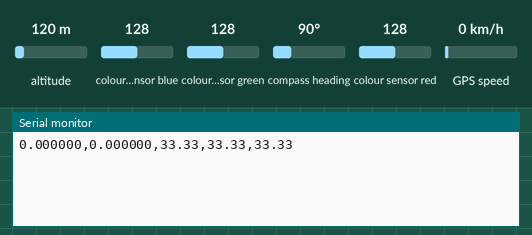
A sketch run on a simulated Arduino Mega 2560, built with avr-gcc and run on an emulated ATmega2560. Parts: the last lines printed to the serial monitor. Wiring (inferred from the names in the program): TCS3200 colour sensor: output pin 10; S2 pin 12; S3 pin 11; S0 pin 8; S1 pin 9. The inputs (shaded band) are chosen by the test bench; at power-on: colour sensor blue 128, colour sensor green 128, colour sensor red 128, altitude 120 m, compass heading 90°, GPS speed 0 km/h. The GPS gets a fix after 3 s at 37.7749, -122.4194 with 8 satellites.

Above: at 1.2 s.
1.3 s: colour sensor blue set to 5
At 2.6 s:
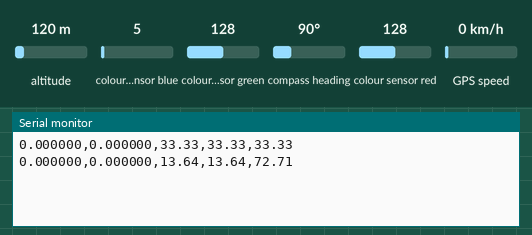
2.8 s: colour sensor green set to 5
At 3.4 s:
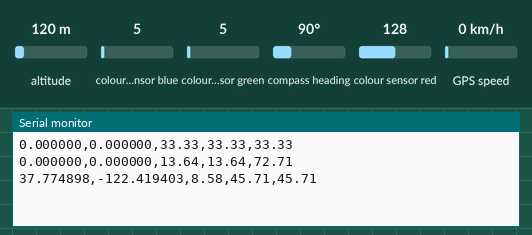
4.3 s: colour sensor red set to 5
At 5.9 s:
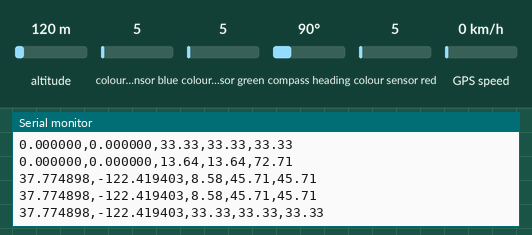
Timing chart, 0 to 7.4 s (numbered marks = the images above; inputs shaded):
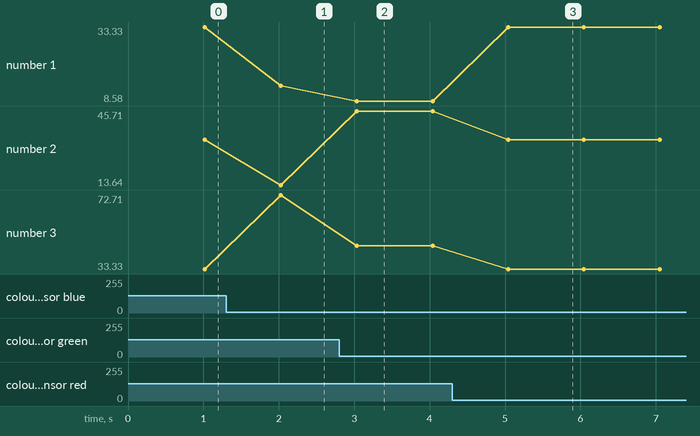

Measured:
- after the input at 1.3 s, the serial monitor: prints a new line after 0.72 s (image 1)
- after the input at 2.8 s, the serial monitor: prints a new line after 0.24 s (image 2)
- after the input at 4.3 s, the serial monitor: prints a new line after 0.74 s (image 3)
- plotted number 1: 33.33 → 13.64 after the input at 1.3 s, 13.64 → 8.58 after the input at 2.8 s, 8.58 → 33.33 after the input at 4.3 s
- plotted number 2: 33.33 → 13.64 after the input at 1.3 s, 13.64 → 45.71 after the input at 2.8 s, 45.71 → 33.33 after the input at 4.3 s
- plotted number 3: 33.33 → 72.71 after the input at 1.3 s, 72.71 → 45.71 after the input at 2.8 s, 45.71 → 33.33 after the input at 4.3 s

The sketch:

sensor.ino
```cpp
/*아두이노를 사용하여 GPS모듈과 색감지 센서를 활용하여 위치정보와 지면의 RGB값을 시리얼 통신을 통해 출력하는 프로그램*/

#include <TinyGPS.h>  /*TinyGPS 라이브러리 포함*/

const int s0 = 8;     /* 색감지 센서의 핀 설정*/
const int s1 = 9;
const int s2 = 12;
const int s3 = 11;
const int out = 10;

int red = 0;          /* 색감지 센서의 RGB값 저장을 위한 변수 선언*/
int green = 0;
int blue = 0;


TinyGPS gps;          /* TinyGPS 객체 생성*/


void color()          /* pulseIn 함수를 사용하여 색감지 센서 출력 핀에서 신호를 읽어와 RGB값을 측정*/
{
  digitalWrite(s2, LOW);
  digitalWrite(s3, LOW);
  red = pulseIn(out, digitalRead(out) == HIGH ? LOW : HIGH);

  digitalWrite(s3, HIGH);
  blue = pulseIn(out, digitalRead(out) == HIGH ? LOW : HIGH);

  digitalWrite(s2, HIGH);
  green = pulseIn(out, digitalRead(out) == HIGH ? LOW : HIGH);
}


void setup()          /* 시리얼 통신을 초기화하고, GPS 모듈과 색감지 센서의 핀을 설정*/
{
  Serial.begin(115200);
  Serial1.begin(9600);

  pinMode(s0, OUTPUT);
  pinMode(s1, OUTPUT);
  pinMode(s2, OUTPUT);
  pinMode(s3, OUTPUT);
  pinMode(out, INPUT);
  digitalWrite(s0, HIGH);
  digitalWrite(s1, HIGH);
}


void loop()
{
  bool gpsNewData = false;
  bool rgbNewData = false;
  unsigned long gpsChars, rgbChars;
  unsigned short gpsSentences, rgbSentences, gpsFailed, rgbFailed;


  for (unsigned long start = millis(); millis() - start < 1000;)
  {
    while (Serial1.available())
    {
      char c = Serial1.read();
      if (gps.encode(c))        /* gps.encode(c)를 통해 GPS 모듈로부터 데이터를 읽어옴*/
        gpsNewData = true;
    }


    color();
    rgbNewData = true;
  }


  if (true)
  {
    float flat, flon;
    unsigned long age;
    gps.f_get_position(&flat, &flon, &age);
    Serial.print(flat == TinyGPS::GPS_INVALID_F_ANGLE ? 0.0 : flat, 6);
    Serial.print(',');
    Serial.print(flon == TinyGPS::GPS_INVALID_F_ANGLE ? 0.0 : flon, 6);
    Serial.print(',');
  }

  float scaledRed = map(red, 0, 255, 0, 500);       /* map 함수를 사용하여 0부터 255까지의 범위를 0부터 500까지의 범위로 확대*/
  float scaledGreen = map(green, 0, 255, 0, 500);
  float scaledBlue = map(blue, 0, 255, 0, 500);
  float sum = scaledRed + scaledGreen + scaledBlue;


  Serial.print(scaledRed/sum*100);                 /* 변환된 RGB 값을 통해 각 색상의 백분율 값을 계산하여 출력 */
  Serial.print(',');
  Serial.print(scaledGreen/sum*100);
  Serial.print(',');
  Serial.print(scaledBlue/sum*100);

  Serial.println();
    }
```
